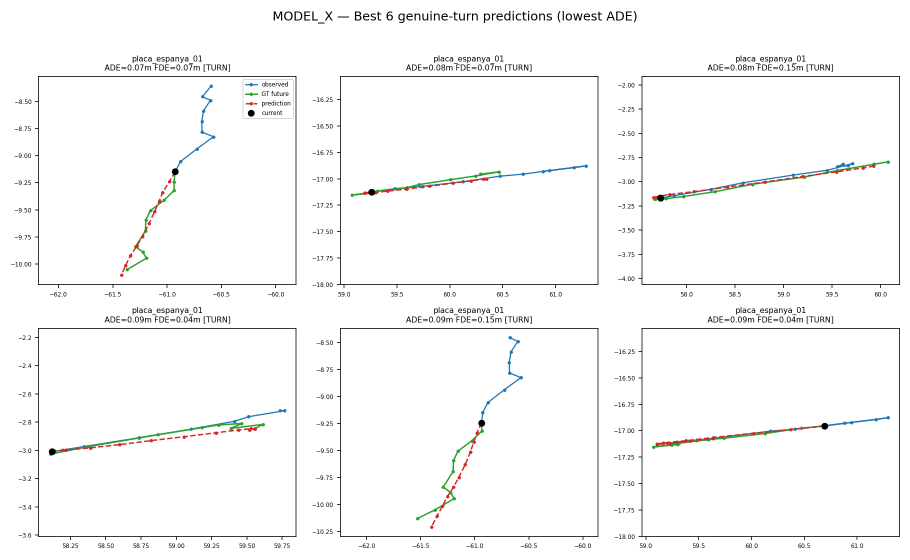
#> input picture mp-core/trajectory-prediction/experiments/MODEL_X/plots/best_6_genuine_turns/best_6_genuine_turns.png, 1820 x 1120 px (shown at 1/2 size)
$ python annotate_masks_v3.py --recording ../MODEL_XC/figures/xc_cosine_similarity_comparison.png --image ../experiments/MODEL_X/plots/best_6_genuine_turns/best_6_genuine_turns.png
#> lines starting #> are read from the running program, lines starting #| are printed output that depends on the picture; after the words box and inside, x2 and y2 are one past the last pixel; in counts of white or black regions, pixels touching at a corner belong together
"""
MOTION PIXELS - Manual Mask Annotation Tool (Brush + Polygon)
=============================================================

Manually paint architectural walkable / obstacle masks for Encoder V3
preparation. The old encoder derived obstacles from trajectory coverage, not
architecture; these manually approved masks replace that.

This tool does NOT run any encoder, rebuild any dataset, or train any model.
It only reads a source image and writes mask PNGs + metadata.

SEMANTICS
---------
GREEN / walkable : areas pedestrians can physically move through -- plazas,
    sidewalks, crosswalks, walkable bridges, walkable stairs, ramps, paths.
RED / obstacle   : areas pedestrians cannot pass / that physically constrain
    movement -- buildings, walls, fences, planters, vegetation islands,
    fountains, monuments, railings, kiosks, permanent furniture, hard barriers.
Do NOT mark as obstacles: shadows, road markings, temporary vehicles, image
    texture, lighting differences.

USAGE
-----
    python manual_annotation/annotate_masks_v3.py --recording placa_catalunya_01
    python manual_annotation/annotate_masks_v3.py --image path\\to\\img.png --recording custom_id

CONTROLS
--------
    b              brush mode
    p              polygon mode
    1              select WALKABLE (green)
    2              select OBSTACLE (red)
    3              select ERASE (brush mode only)
    left-drag      paint (brush mode)
    left-click     add polygon vertex (polygon mode)
    backspace      remove last polygon vertex
    enter          fill current polygon
    esc            cancel current polygon
    [ / ]          smaller / larger brush
    s              save
    h              toggle on-screen help / controls panel
    q              save + quit (asks to confirm if there are unsaved changes)
    space          (startup screen only) begin annotating
"""

import os
import sys
import json
import time
import argparse
from datetime import datetime

import cv2
import numpy as np

# ---------------------------------------------------------------------------
# Paths
# ---------------------------------------------------------------------------
REPO_ROOT = os.path.abspath(os.path.join(os.path.dirname(__file__), "..", "..", ".."))
OUT_ROOT = os.path.join(REPO_ROOT, "mp-data", "annotations", "manual_masks_v3")
# Per-recording data root (plans/calibration are also committed under mp-data/recordings/).
DATASETS_ROOT = os.environ.get("MP_DATA_ROOT", os.path.join(REPO_ROOT, "mp-data", "external"))

# recording_id -> source image filename
RECORDING_IMAGE = {
    "stairs_montjuic_01":     "stairs-montjuic-1.png",
    "red_bridge_combined_01": "red-bridge-combined.png",
    "esplanade_espanya_01":   "esplanade-espanya.png",
    "placa_espanya_01":       "placa-espanya.png",
    "placa_catalunya_01":     "placa-catalunya.png",
}

# colours (BGR)
COL_WALK = (0, 200, 0)
COL_OBST = (0, 0, 220)


def resolve_source(recording_id, explicit_image=None):
    """Return a path to the source image, preferring the plan/ copy."""
    if explicit_image:
        if not os.path.exists(explicit_image):
            sys.exit(f"[ERROR] --image not found: {explicit_image}")
        return explicit_image

    fname = RECORDING_IMAGE.get(recording_id)
    candidates = []
    if fname:
        candidates.append(os.path.join(DATASETS_ROOT, recording_id, "plan", fname))
        candidates.append(os.path.join(DATASETS_ROOT, fname))
    # also try a generic plan folder glob fallback
    plan_dir = os.path.join(DATASETS_ROOT, recording_id, "plan")
    if os.path.isdir(plan_dir):
        for f in sorted(os.listdir(plan_dir)):
            if f.lower().endswith((".png", ".jpg", ".jpeg")):
                candidates.append(os.path.join(plan_dir, f))
    for c in candidates:
        if os.path.exists(c):
            return c
    sys.exit(f"[ERROR] Could not resolve a source image for '{recording_id}'.\n"
             f"        Tried:\n        " + "\n        ".join(candidates))


class Annotator:
    WIN = "MotionPixels - Manual Mask Annotation (h = help)"

    def __init__(self, recording_id, source_path, max_w=1500, max_h=850):
#> called with max_w = 1500, max_h = 850
        self.recording_id = recording_id
        self.source_path = source_path
        self.img = cv2.imread(source_path)
#> self.img is the input picture: shape (1120, 1820, 3); mean B, G, R 249, 249.2, 249.1
        if self.img is None:
            sys.exit(f"[ERROR] Failed to read image: {source_path}")
        self.h, self.w = self.img.shape[:2]

        self.outdir = os.path.join(OUT_ROOT, recording_id)
        os.makedirs(self.outdir, exist_ok=True)

        self.wmask = np.zeros((self.h, self.w), np.uint8)
        self.omask = np.zeros((self.h, self.w), np.uint8)
        self._load_existing()

        # display scale (fit on screen) -- we map mouse coords back to full res
        self.scale = min(max_w / self.w, max_h / self.h, 1.0)

        self.mode = "brush"        # 'brush' | 'polygon'
        self.active = "obstacle"   # 'walkable' | 'obstacle' | 'erase'
        self.brush = max(6, int(0.01 * max(self.h, self.w)))
#| [OPEN] ../MODEL_XC/figures/xc_cosine_similarity_comparison.png  (1820x1120)  src=../experiments/MODEL_X/plots/best_6_genuine_turns/best_6_genuine_turns.png
        self.poly = []             # current polygon vertices (full-res)
        self.mouse = (0, 0)        # current mouse in full-res
        self.drawing = False
        self.last_pt = None
        self.dirty = False

        # ---- UX / HUD state ----
        self.startup = True          # full-screen help until SPACE
        self.quit_dialog = False     # unsaved-changes dialog
        self.show_controls = True    # toggle controls panel with 'h'
        self.flash_until = 0.0       # [SAVED] flash deadline (time.time)
        self.flash_text = ""

    # -- persistence --------------------------------------------------------
    def _p(self, name):
        return os.path.join(self.outdir, name)

    def _load_existing(self):
        wp, op = self._p("walkable_mask_v3_manual.png"), self._p("obstacle_mask_v3_manual.png")
        loaded = False
        if os.path.exists(wp):
            m = cv2.imread(wp, cv2.IMREAD_GRAYSCALE)
            if m is not None and m.shape == (self.h, self.w):
                self.wmask = (m > 127).astype(np.uint8) * 255
                loaded = True
        if os.path.exists(op):
            m = cv2.imread(op, cv2.IMREAD_GRAYSCALE)
            if m is not None and m.shape == (self.h, self.w):
                self.omask = (m > 127).astype(np.uint8) * 255
                loaded = True
        if loaded:
            print(f"[RESUME] Loaded existing masks from {self.outdir}")

    # -- mask editing (mutually exclusive) ----------------------------------
    # [60 lines left out: functions _apply, _paint_segment, _fill_polygon, on_mouse, not called in this run]

    # -- rendering ----------------------------------------------------------
    def _composite(self, with_cursor=True):
#> called with with_cursor = True
        overlay = self.img.copy()
        overlay[self.wmask > 0] = COL_WALK
        overlay[self.omask > 0] = COL_OBST
        comp = cv2.addWeighted(self.img, 0.5, overlay, 0.5, 0)

        # polygon in progress
        if self.poly:
            col = COL_WALK if self.active == "walkable" else COL_OBST
            for i, pt in enumerate(self.poly):
                cv2.circle(comp, pt, max(2, self.brush // 3), col, -1)
                if i > 0:
                    cv2.line(comp, self.poly[i - 1], pt, col, 2)
            cv2.line(comp, self.poly[-1], self.mouse, (255, 255, 255), 1)

        if with_cursor and self.mode == "brush":
            col = {"walkable": COL_WALK, "obstacle": COL_OBST,
                   "erase": (255, 255, 255)}[self.active]
            cv2.circle(comp, self.mouse, self.brush, col, 1)
#> comp: shape (1120, 1820, 3); under 0.01% of pixels changed, all inside (x1, y1, x2, y2) = (0, 0, 19, 19)

        disp = cv2.resize(comp, (int(self.w * self.scale), int(self.h * self.scale)),
                          interpolation=cv2.INTER_AREA)
        self._draw_hud(disp)
        self._draw_legend(disp)
        self._draw_flash(disp)
        return disp

    # -- HUD / overlays -----------------------------------------------------
    FONT = cv2.FONT_HERSHEY_SIMPLEX

    def _panel(self, disp, x, y, lines, pad=8, scale=0.5, line_h=22,
               bg=(20, 20, 20), alpha=0.65):
        """Draw a translucent text panel. `lines` = list of (text, color)."""
#> called with x = 10, y = 10, pad = 8, scale = 0.5, line_h = 22, bg = (20, 20, 20), alpha = 0.65
        H, W = disp.shape[:2]
        widths = [cv2.getTextSize(t, self.FONT, scale, 1)[0][0] for t, _ in lines]
        pw = (max(widths) if widths else 0) + pad * 2
        ph = line_h * len(lines) + pad * 2
        x2, y2 = min(x + pw, W), min(y + ph, H)
        if x2 <= x or y2 <= y:
            return y
        roi = disp[y:y2, x:x2]
        rect = np.empty_like(roi)
        rect[:] = bg
        cv2.addWeighted(rect, alpha, roi, 1 - alpha, 0, roi)
#> rect: shape (126, 180, 3); every value is 20
        cy = y + pad + 14
        for t, c in lines:
            cv2.putText(disp, t, (x + pad, cy), self.FONT, scale, c, 1, cv2.LINE_AA)
            cy += line_h
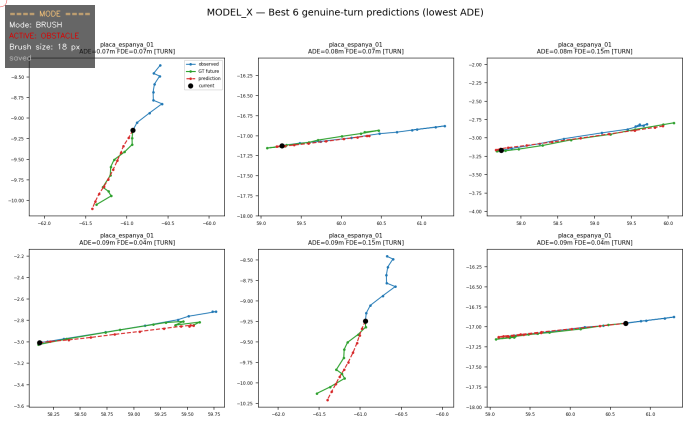
#> disp: shape (850, 1381, 3) (shown at 1/2 size); mean B, G, R 246.1, 246.4, 246.3
#> after the loop, cy = 142
        return y2

    def _active_style(self):
        return {"walkable": ("ACTIVE: WALKABLE", COL_WALK),
                "obstacle": ("ACTIVE: OBSTACLE", COL_OBST),
                "erase":    ("ACTIVE: ERASE", (255, 255, 255))}[self.active]

    def _draw_hud(self, disp):
        white = (255, 255, 255)
        grey = (180, 180, 180)
        head = (120, 200, 255)
        act_text, act_col = self._active_style()
        mode_lines = [
            ("==== MODE ====", head),
            (f"Mode: {self.mode.upper()}", white),
            (act_text, act_col),
            (f"Brush size: {self.brush} px", white),
            ("UNSAVED *" if self.dirty else "saved", (0, 165, 255) if self.dirty else grey),
        ]
        bottom = self._panel(disp, 10, 10, mode_lines)
#> bottom = 136
        if self.show_controls:
            ctrl_lines = [
                ("== CONTROLS ==", head),
                ("1 = Walkable (Green)", COL_WALK),
                ("2 = Obstacle (Red)", COL_OBST),
                ("3 = Erase", white),
                ("b = Brush Mode", white),
                ("p = Polygon Mode", white),
                ("[ / ] = Brush -/+", white),
                ("Enter = Fill Polygon", white),
                ("Backspace = Undo Vertex", white),
                ("Esc = Cancel Polygon", white),
                ("s = Save", white),
                ("q = Save + Quit", white),
                ("h = Toggle Help", white),
            ]
            self._panel(disp, 10, bottom + 8, ctrl_lines, scale=0.45, line_h=19)
#> call 2 of _panel, with x = 10, y = 144, pad = 8, scale = 0.45, line_h = 19, bg = (20, 20, 20), alpha = 0.65
#> in _panel (call 2), `widths = [cv2.getTextSize(t, self.FONT, scale, 1)[0][0] for t, _ in li..`: widths = [135, 155, 142, 75, 119, 133, 145, 144, 188, 159, 68, 122, 118]
#> in _panel (call 2), `pw = (max(widths) if widths else 0) + pad * 2`: pw = 204
#> in _panel (call 2), `x2, y2 = min(x + pw, W), min(y + ph, H)`: x2 = 214; y2 = 407
#> in _panel (call 2), `roi = disp[y:y2, x:x2]`:
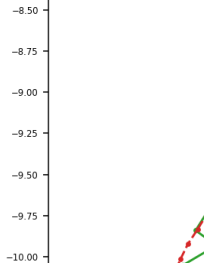
#> roi: shape (263, 204, 3); mean B, G, R 251.1, 251.3, 251.5
#> in _panel (call 2), `cv2.addWeighted(rect, alpha, roi, 1 - alpha, 0, roi)`:
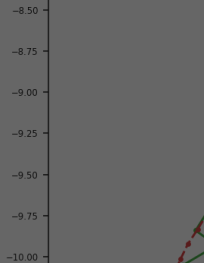
#> roi: shape (263, 204, 3); mean B, G, R 100.6, 100.7, 100.8
#> after the loop in _panel (call 2), `for t, c in lines:`:
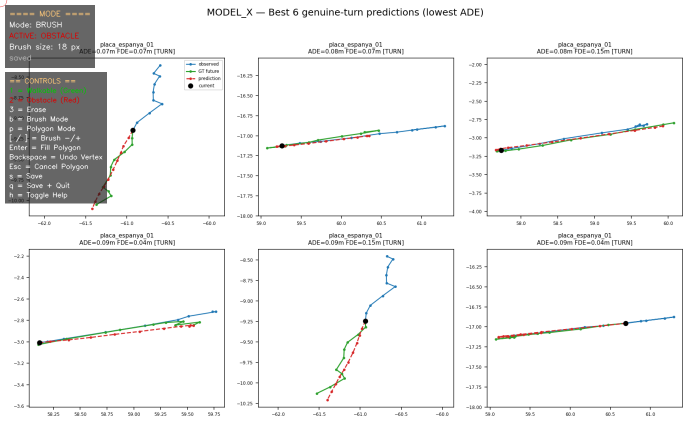
#> disp: shape (850, 1381, 3) (shown at 1/2 size); 4.57% of pixels changed, all inside (x1, y1, x2, y2) = (10, 144, 214, 407)
#> after the loop in _panel (call 2), `for t, c in lines:`: cy = 413

    def _draw_legend(self, disp):
        H, W = disp.shape[:2]
        lines = [("Green = Walkable", COL_WALK), ("Red = Obstacle", COL_OBST)]
        pw = max(cv2.getTextSize(t, self.FONT, 0.5, 1)[0][0] for t, _ in lines) + 16
#> pw = 156
        ph = 22 * len(lines) + 16
        self._panel(disp, W - pw - 10, H - ph - 10, lines)
#> call 3 of _panel, with x = 1215, y = 780, pad = 8, scale = 0.5, line_h = 22, bg = (20, 20, 20), alpha = 0.65
#> in _panel (call 3), `widths = [cv2.getTextSize(t, self.FONT, scale, 1)[0][0] for t, _ in li..`: widths = [140, 126]
#> in _panel (call 3), `pw = (max(widths) if widths else 0) + pad * 2`: pw = 156
#> in _panel (call 3), `x2, y2 = min(x + pw, W), min(y + ph, H)`: x2 = 1371; y2 = 840
#> after the loop in _panel (call 3), `for t, c in lines:`:
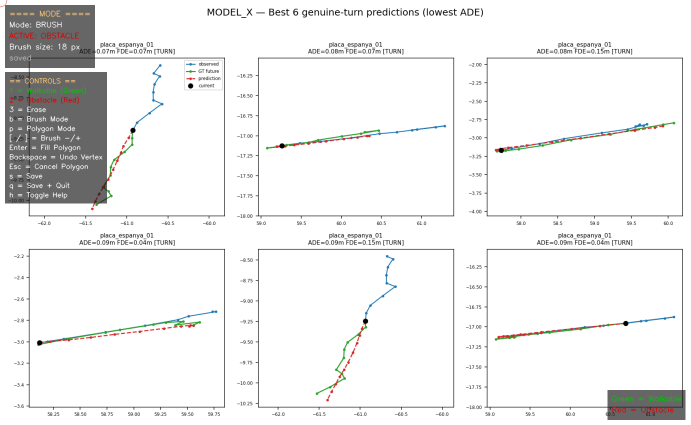
#> disp: shape (850, 1381, 3) (shown at 1/2 size); 0.8% of pixels changed, all inside (x1, y1, x2, y2) = (1215, 780, 1371, 840)
#> after the loop in _panel (call 3), `for t, c in lines:`: cy = 846

    def _draw_flash(self, disp):
        if time.time() >= self.flash_until:
            return
        W = disp.shape[1]
        text = self.flash_text
        (tw, th), _ = cv2.getTextSize(text, self.FONT, 0.7, 2)
        x, y = (W - tw) // 2 - 16, 16
        x2, y2 = x + tw + 32, y + th + 24
        roi = disp[y:y2, max(0, x):x2]
        rect = np.empty_like(roi)
        rect[:] = (0, 120, 0)
        cv2.addWeighted(rect, 0.85, roi, 0.15, 0, roi)
        cv2.putText(disp, text, (max(8, x) + 16, y + th + 8), self.FONT, 0.7,
                    (255, 255, 255), 2, cv2.LINE_AA)

    def _modal(self, disp, lines, dim=0.78):
        """Centered full-screen modal. `lines` = list of (text, color, scale)."""
#> called with dim = 0.78
        H, W = disp.shape[:2]
        black = np.zeros_like(disp)
        out = cv2.addWeighted(black, dim, disp, 1 - dim, 0)
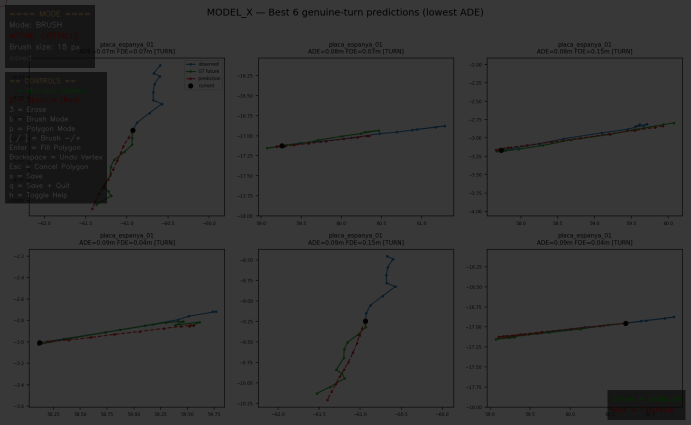
#> out: shape (850, 1381, 3) (shown at 1/2 size); mean B, G, R 52.3, 52.4, 52.4
#> black: shape (850, 1381, 3); every value is 0
        heights = [cv2.getTextSize(t, self.FONT, s, 2)[0][1] + 14 for t, _, s in lines]
#> heights = [36, 28, 23, 28, 28, 23, 28, 28, 28, 23, 32]
        total = sum(heights)
#> total = 305
        cy = (H - total) // 2 + heights[0]
#> cy = 308
        for (t, c, s), hh in zip(lines, heights):
            (tw, _), _ = cv2.getTextSize(t, self.FONT, s, 2)
            cv2.putText(out, t, ((W - tw) // 2, cy), self.FONT, s, c, 2, cv2.LINE_AA)
            cy += hh
#> this loop made 11 passes
#> (t, c, s, hh, tw, cy) on passes 1, 2, 3, 6, 7: ('MOTION PIXELS', (120, 200, 255), 1, 36, 237, 344), ('Manual Architectural Annotation', (255, 255, 255), 0.6, 28, 301, 372), ('', (255, 255, 255), 0.4, 23, 2, 395), ('', (255, 255, 255), 0.4, 23, 2, 474), ('1 Walkable    2 Obstacle    3 Erase', (255, 255, 255), 0.6, 28, 354, 502)
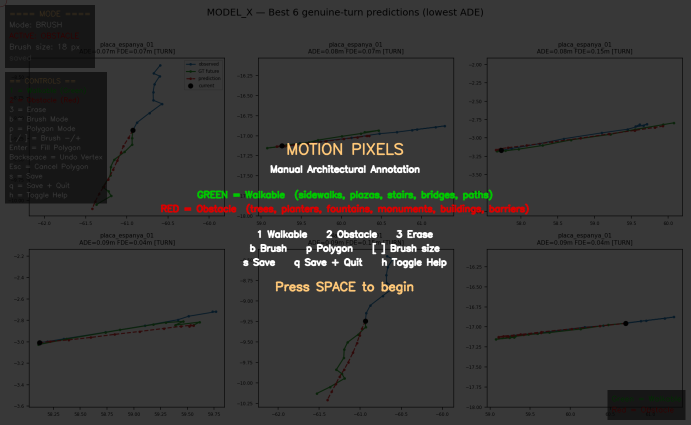
#> out: shape (850, 1381, 3) (shown at 1/2 size); 3.01% of pixels changed, all inside (x1, y1, x2, y2) = (321, 285, 1059, 590)
#> after the loop, cy = 613
        return out

    def _draw_startup(self, disp):
        w, g, r, y = (255, 255, 255), COL_WALK, COL_OBST, (120, 200, 255)
        lines = [
            ("MOTION PIXELS", y, 1.0),
            ("Manual Architectural Annotation", w, 0.6),
            ("", w, 0.4),
            ("GREEN = Walkable  (sidewalks, plazas, stairs, bridges, paths)", g, 0.6),
            ("RED = Obstacle  (trees, planters, fountains, monuments, buildings, barriers)", r, 0.6),
            ("", w, 0.4),
            ("1 Walkable    2 Obstacle    3 Erase", w, 0.6),
            ("b Brush    p Polygon    [ ] Brush size", w, 0.6),
            ("s Save    q Save + Quit    h Toggle Help", w, 0.6),
            ("", w, 0.4),
            ("Press SPACE to begin", y, 0.8),
        ]
        return self._modal(disp, lines)

    # [56 lines left out: functions _draw_quit_dialog, _clean_overlay, save, not called in this run]

    # -- help ---------------------------------------------------------------
    @staticmethod
    def help():
        print(__doc__.split("CONTROLS")[1])

    # -- main loop ----------------------------------------------------------
    def run(self):
        print(f"[OPEN] {self.recording_id}  ({self.w}x{self.h})  "
              f"src={self.source_path}")
        self.help()
        cv2.namedWindow(self.WIN, cv2.WINDOW_AUTOSIZE)
        cv2.setMouseCallback(self.WIN, self.on_mouse)
        while True:
            disp = self._composite()
            if self.startup:
                disp = self._draw_startup(disp)
            elif self.quit_dialog:
                disp = self._draw_quit_dialog(disp)
            cv2.imshow(self.WIN, disp)
            k = cv2.waitKey(20) & 0xFF
#> (key q is pressed here)

            # --- modal: startup help (must press SPACE to begin) ---
            if self.startup:
                if k == ord(" "):
                    self.startup = False
                    print("[BEGIN] annotation started.")
                elif k in (ord("q"), 27):
                    break
                continue

            # --- modal: unsaved-changes quit dialog ---
            if self.quit_dialog:
                if k in (ord("y"), ord("Y")):
                    self.save()
                    break
                elif k in (ord("n"), ord("N")):
                    print("[QUIT] exited without saving.")
                    break
                elif k == 27:
                    self.quit_dialog = False
                continue

            if k == 255:
                continue
            if k == ord("q"):
                if self.dirty:
                    self.quit_dialog = True   # ask before exit
                else:
                    break
            elif k == ord("s"):
                self.save()
            elif k == ord("b"):
                self.mode = "brush"; print("[MODE] brush")
            elif k == ord("p"):
                self.mode = "polygon"; self.poly = []; print("[MODE] polygon")
            elif k == ord("1"):
                self.active = "walkable"; print("[TARGET] walkable")
            elif k == ord("2"):
                self.active = "obstacle"; print("[TARGET] obstacle")
            elif k == ord("3"):
                if self.mode == "brush":
                    self.active = "erase"; print("[TARGET] erase")
                else:
                    print("[TARGET] erase is brush-mode only")
            elif k == ord("["):
                self.brush = max(1, self.brush - 2); print(f"[BRUSH] {self.brush}")
            elif k == ord("]"):
                self.brush += 2; print(f"[BRUSH] {self.brush}")
            elif k == ord("h"):
                self.show_controls = not self.show_controls
                self.help()
            elif k == 8:    # backspace
                if self.poly:
                    self.poly.pop()
            elif k == 13:   # enter
                if self.mode == "polygon":
                    self._fill_polygon()
            elif k == 27:   # esc
                if self.poly:
                    self.poly = []; print("[POLY] cancelled")
        cv2.destroyAllWindows()


def main():
    ap = argparse.ArgumentParser(description="Manual architectural mask annotation (V3).")
    ap.add_argument("--recording", required=True, help="recording id, e.g. placa_catalunya_01")
    ap.add_argument("--image", default=None, help="explicit source image path (optional)")
    ap.add_argument("--max-width", type=int, default=1500)
    ap.add_argument("--max-height", type=int, default=850)
    args = ap.parse_args()

    src = resolve_source(args.recording, args.image)
    Annotator(args.recording, src, args.max_width, args.max_height).run()


if __name__ == "__main__":
    main()
